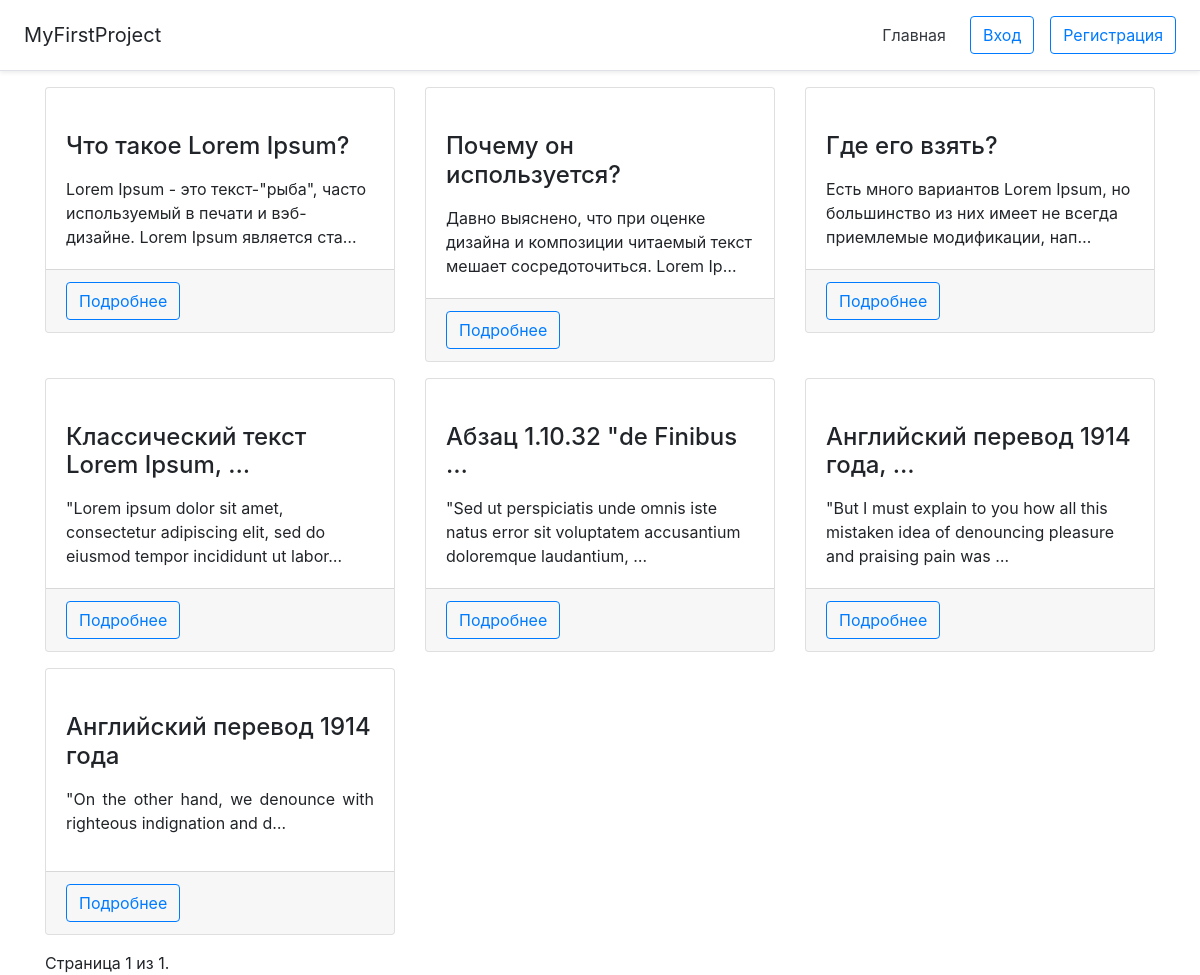
The page / on the database its author committed.
### blog/models.py (models this page shows, shortened)
class Post(models.Model):
    author = models.ForeignKey(User, on_delete=models.CASCADE,
                               verbose_name='Автор', default=get_user_model())
    title = models.CharField(max_length=200, verbose_name='Заголовок', unique=True)
    text = RichTextUploadingField(verbose_name='Текст')
    date = models.DateField(auto_now=True, verbose_name='Дата')
    slug = models.SlugField(max_length=35, unique=True, verbose_name='Ссылка')
    image = models.ImageField(upload_to='post/', blank=True, null=True,
                              verbose_name='Заставка')
    class Meta:
        verbose_name = 'Публикация'
        verbose_name_plural = 'Публикации'
    def get_absolute_url(self):
        from django.urls import reverse
        return reverse('blog:news_detail', kwargs={'slug': self.slug})

### blog/views.py (the view)
# urls.py: path('', PostView.as_view(), name='news'),
class PostView(View):
    def get(self, request):
        news = Post.objects.all()
        paginator = Paginator(news, 9)
        page = request.GET.get('page')
        try:
            content = paginator.page(page)
        except PageNotAnInteger:
            content = paginator.page(1)
        except EmptyPage:
            content = paginator.page(paginator.num_pages)
        contents = {"posts": content}
        return render(request, 'blog/index.html', contents)

### templates/blog/index.html (shortened to what this page needs)
{% extends 'base.html' %}
{% block content %}
<div class="container">
    <div class="row">
        {% for post in posts %}
        <div class="col-md-4 col-lg-4 col-sm-12">
            <div class="card mb-3">
                <div class="card-img">
                </div>
                <div class="card-body">
                    <h4 class="card-title mb-3">{{post.title|truncatewords:4}}</h4>
                    <p class="card-text">
                        {% autoescape off %}{{post.text|truncatechars:100}}{% endautoescape %}
                    </p>
                </div>
                <div class="card-footer">
                    <a href="{{post.get_absolute_url}}" class="btn btn-outline-primary">Подробнее</a>
                </div>
            </div>
        </div>
        {% endfor %}
    </div>
    <div class="pagination">
    <span class="step-links">
        <span class="current">
            Страница {{ posts.number }} из {{ posts.paginator.num_pages }}.
        </span>
    </span>
    </div>
    {% endblock %}

### rows shown on the page
Post: title "Что такое Lorem Ipsum?", text "Lorem Ipsum - это текст-\"рыба\", часто используемый в печати и вэб-дизайне. Lorem Ipsum является ста…"
Post: title "Почему он используется?", text "Давно выяснено, что при оценке дизайна и композиции читаемый текст мешает сосредоточиться. Lorem Ip…"
Post: title "Где его взять?", text "Есть много вариантов Lorem Ipsum, но большинство из них имеет не всегда приемлемые модификации, нап…"
Post: title "Классический текст Lorem Ipsum, …", text "\"Lorem ipsum dolor sit amet, consectetur adipiscing elit, sed do eiusmod tempor incididunt ut labor…"
Post: title "Абзац 1.10.32 \"de Finibus …", text "\"Sed ut perspiciatis unde omnis iste natus error sit voluptatem accusantium doloremque laudantium, …"
Post: title "Английский перевод 1914 года, …", text "\"But I must explain to you how all this mistaken idea of denouncing pleasure and praising pain was …"
Post: title "Английский перевод 1914 года", text "\"On the other hand, we denounce with righteous indignation and d…"

### other values the page prints
{{ posts.number }} "1"
{{ posts.paginator.num_pages }} "1"
